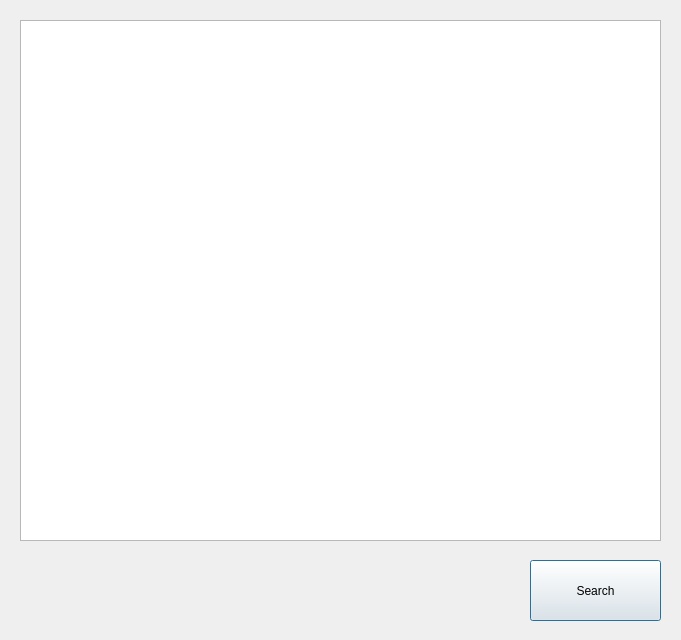
<?xml version="1.0" encoding="UTF-8"?>
<ui version="4.0">
 <class>ReportList</class>
 <widget class="QDialog" name="ReportList">
  <property name="geometry">
   <rect>
    <x>0</x>
    <y>0</y>
    <width>681</width>
    <height>640</height>
   </rect>
  </property>
  <property name="windowTitle">
   <string>ReportList</string>
  </property>
  <widget class="QPushButton" name="SearchButton">
   <property name="geometry">
    <rect>
     <x>530</x>
     <y>560</y>
     <width>131</width>
     <height>61</height>
    </rect>
   </property>
   <property name="text">
    <string>Search</string>
   </property>
  </widget>
  <widget class="QListWidget" name="listWidget">
   <property name="geometry">
    <rect>
     <x>20</x>
     <y>20</y>
     <width>641</width>
     <height>521</height>
    </rect>
   </property>
   <property name="font">
    <font>
     <family>Arial</family>
    </font>
   </property>
  </widget>
 </widget>
 <resources/>
 <connections/>
</ui>
